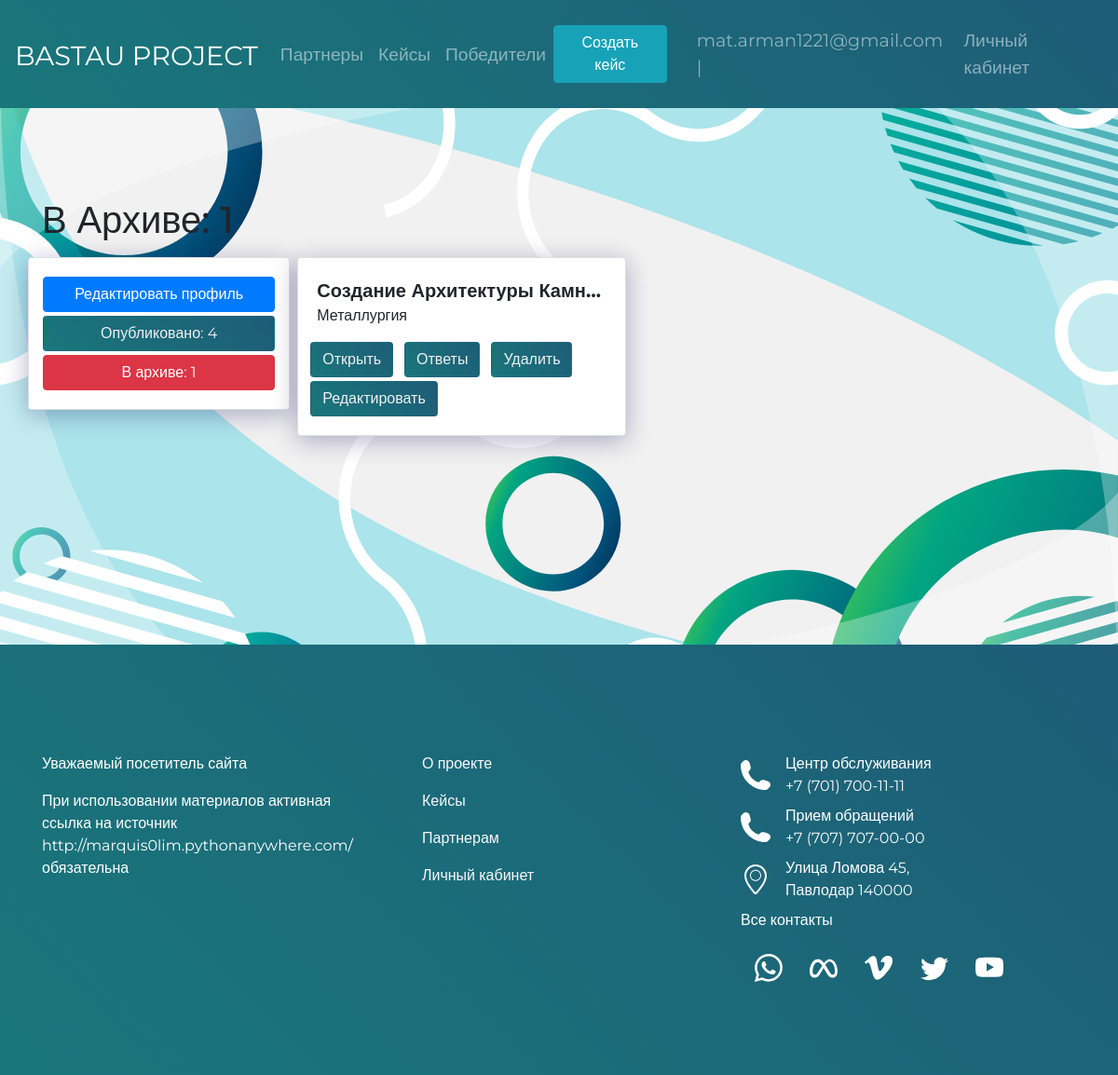
Before: /mycases/archive/ (signed in) with the older database file.
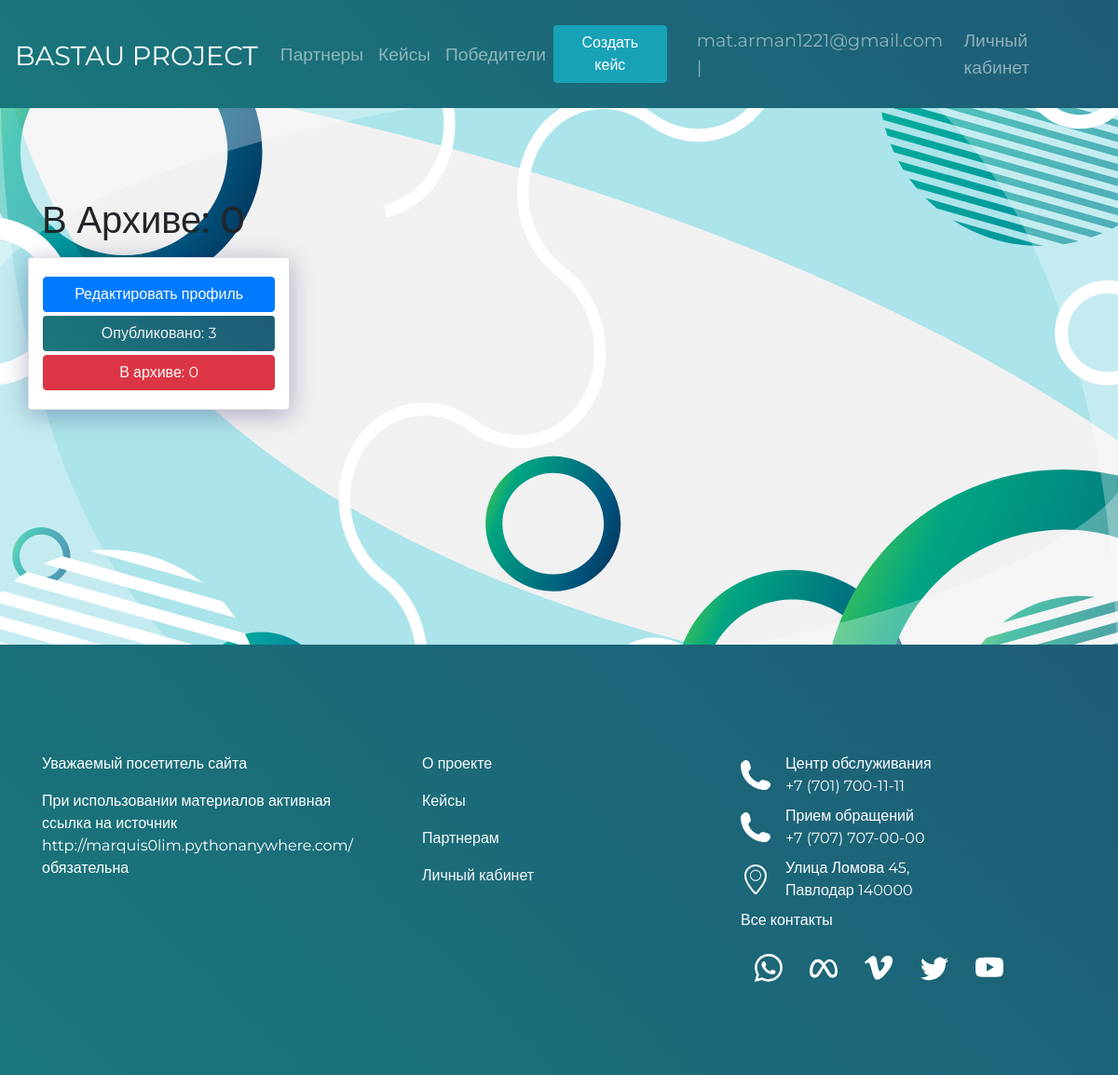
After: the same page with the newer database file.
### BastauApp/models.py (models this page shows)
class Case(models.Model):
    title = models.CharField(max_length=200, verbose_name='Название')
    description = models.TextField(verbose_name='Описание кейса')
    date_of_create = models.DateTimeField(auto_now=True, verbose_name='Дата создания')
    date_of_edit = models.DateTimeField(auto_now_add=True, verbose_name='Дата последней редакции')
    date_of_close = models.DateTimeField(verbose_name='Дата закрытия')
    category = models.ForeignKey(Category, on_delete=models.CASCADE, verbose_name='Категории')
    file = models.FileField(verbose_name='Файл', upload_to="file",blank=True)
    region = models.CharField(max_length=50, choices=REGIONS, default=REGIONS[0],verbose_name='Область')
    user_id = models.ForeignKey(Partner, on_delete=models.CASCADE, related_name='partners', verbose_name='Организации')
    is_published = models.BooleanField(default=True, verbose_name='Опубликован')
    tags = TaggableManager()
    class Meta:
        verbose_name = "Кейс"
        verbose_name_plural = "Кейсы"
    def __str__(self):
        return self.title

class Category(models.Model):
    title = models.CharField(max_length=30, verbose_name='Название')
    class Meta:
        verbose_name = "Категория"
        verbose_name_plural = "Категории"
    def __str__(self):
        return self.title

### BastauApp/views.py (the view)
# urls.py: path('mycases/archive/', views.ShowArchive.as_view(), name='mycasesArchive'),
class ShowArchive(ListView):
    model = Case
    context_object_name = 'cases'
    template_name = 'casepartnersnotpub.html'
    extra_context = {'menu': menu}
    paginate_by = 6
    def get_queryset(self):
        now = datetime.datetime.now()
        queryset = Case.objects.filter(user_id=self.request.user.partner,is_published=False)
        qs = Case.objects.filter(user_id=self.request.user.partner, date_of_close__lte=now)
        return queryset | qs
    def get_context_data(self, **kwargs):
        now = datetime.datetime.now()
        queryset = Case.objects.filter(user_id=self.request.user.partner, is_published=False)
        qs = Case.objects.filter(user_id=self.request.user.partner, date_of_close__lte=now)
        superqs = queryset | qs
        context = super().get_context_data(**kwargs)
        context['total_active_records'] = Case.objects.filter(user_id=self.request.user.partner,is_published=True, date_of_close__gte=now).count()
        context['all_cases'] = Case.objects.filter(user_id=self.request.user.partner).count()
        context['case_isnt_published'] = superqs.count()
        return context

### BastauApp/templates/casepartnersnotpub.html (shortened to what this page needs)
{% extends 'base.html' %}
  {% block content %}
<div class="lk-fon">
<br><br><br><br>
 <div class="container">
     <h1 class="mb-3">В Архиве: {{case_isnt_published}}</h1>
     <div class="row align-items-start">
         <div class="col-lg-3 mr-2 main-cases__item cases_public card">
                <a href='{% url "personal_partner" user.id %}'><button class="btn btn-block btn-primary">Редактировать профиль</button></a>
                <a href='{% url "mycases" %}'><button class="btn btn-block btn-gradient mt-1">Опубликовано: {{total_active_records}}</button></a>
                <a href='{% url "mycasesArchive"%}'><button class="btn btn-block btn-danger mt-1">В архиве: {{case_isnt_published}} </button></a>
         </div>
         <div class="col-lg-8">
             <div class="row ">
    {% for item in object_list %}
    {% if item.user_id.user.email == request.user.email %}
         <div class="col-lg-6 mb-2">
             <div class="row ">
         <div class="main-cases__item hidden card">
            <span class="case__title hidden">
                {{item}}
            </span>
                  <p>{{item.category}}</p>
                    <div class="row">
                        <a href="{% url 'detail_view_for_Partner' item.id %}"><button class="btn btn-gradient mr-1 ml-2 mb-1">Открыть</button></a>
                        <a href="{% url 'show_answer' item.id %}"><button class="btn btn-gradient mr-1 ml-2">Ответы</button></a>
                        <a href="{% url 'delete_case' item.id %}"><button class="btn btn-gradient mr-1 ml-2">Удалить</button></a>
                        <a href="{% url 'case_update' item.id %}"><button class="btn btn-gradient mr-1 ml-2">Редактировать</button></a>
                    </div>
             </div>
                </div>
         </div>
     <br>
         {% endif %}
    {% endfor %}
             </div>
         </div>
     </div>
 </div>
  {% endblock %}

### BastauApp/templates/base.html (shortened to what the changed rows need)
{% load static %}
<!DOCTYPE html>
<html lang="en">
  <head>
    <link type="text/css" href="{% static 'css/style.css' %}" rel="stylesheet" />
    <link type="text/css" href="{% static 'css/zero.css' %}" rel="stylesheet" />
    <link rel="stylesheet" href="https://cdnjs.cloudflare.com/ajax/libs/twitter-bootstrap/4.6.1/css/bootstrap.min.css">
  <link type="text/css" href="{% static 'select2/select2.css' %}" rel="stylesheet" />
    <link rel="stylesheet" href="https://cdn.jsdelivr.net/npm/bootstrap-icons@1.8.3/font/bootstrap-icons.css">
  </head>
  <body>
    <header class="header">
      <nav class="navbar navbar-expand-lg navbar-dark">
        {% block mainmenu %}
          <div class="collapse navbar-collapse" id="navbarTogglerDemo01">
            <ul class="navbar-nav mr-auto mt-2 mt-lg-0">
              {% for item in menu %}
              {% if not forloop.last %}
              <li class="nav-item "><a href="{% url item.url_name %}" class="nav-link">{{item.title}}</a></li>
              {% else %}
              <li class="nav-item"><a href="{% url item.url_name %}" class="nav-link">{{item.title}}</a></li>
              {% endif%}
            {% endfor %}
            </ul>
          </div>
      </nav>
        {% endblock mainmenu %}
    </header>
    <div class="main-content">
      {% block content %}
      {% endblock %}
    </div>
  </body>
</html>

Changed rows visible on the page:
no longer on this page (row edited): Case: title "Создание Архитектуры…", category "Металлургия"
Other visible differences:
{{ case_isnt_published }}: "1" → "0"
{{ total_active_records }}: "4" → "3"
